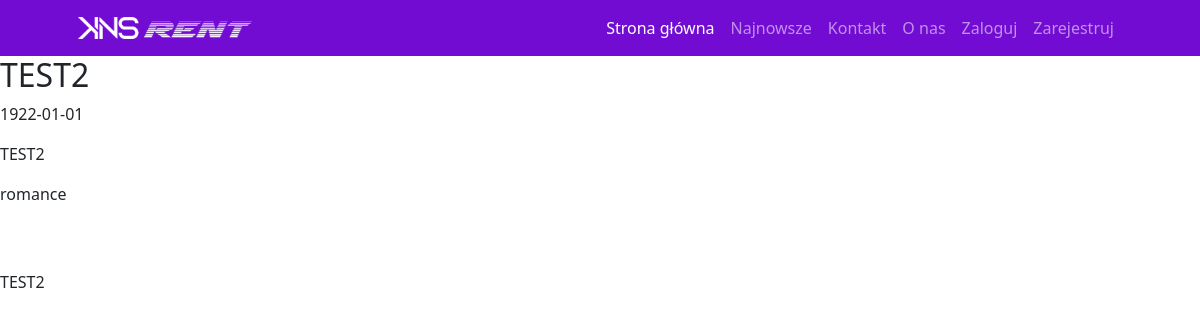
Screenshot of /pages/moviePage.php?id=5 with the database file from the repository.
### tables this page shows
CREATE TABLE `videos` (
  `id` int(11) NOT NULL,
  `title` varchar(60) NOT NULL,
  `genre` varchar(30) NOT NULL,
  `releaseYear` date NOT NULL,
  `director` varchar(60) NOT NULL,
  `photoDirectory` varchar(255) NOT NULL,
  `description` longtext NOT NULL,
  `dateAdded` date NOT NULL
);

### pages/moviePage.php (the view, shortened to what this page needs)
<?php
$conn=new mysqli('localhost:3306', USER, PASSWD, DBNAME);
$res=$conn->query("SELECT * FROM videos WHERE id={$_GET["id"]};")->fetch_assoc();
?>
<!DOCTYPE html>
<html lang="en">
<head>
    <link href="../css/styles.css" rel="stylesheet" />
    <link href="../css/styles_2.css" rel="stylesheet" />
</head>
<body>
<?php include "../php/header.php" ?>
<h2><?=$res["title"]?></h2>
<p><?=$res["releaseYear"]?></p>
<p><?=$res["director"]?></p>
<p><?=$res["genre"]?></p><br>
<p><?=$res["description"]?></p>
</body>
</html>

### rows the page displays
videos: title "TEST2", releaseYear "1922-01-01", director "TEST2", genre "romance", description "TEST2"
